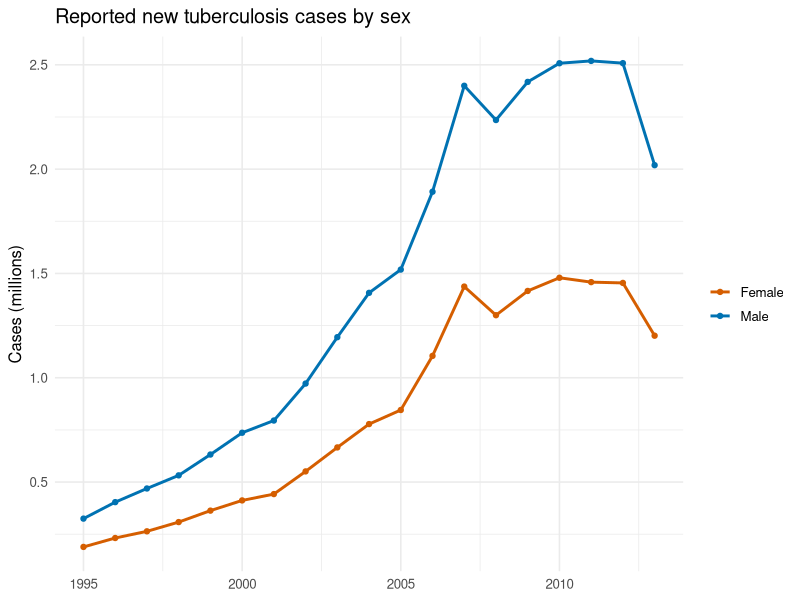
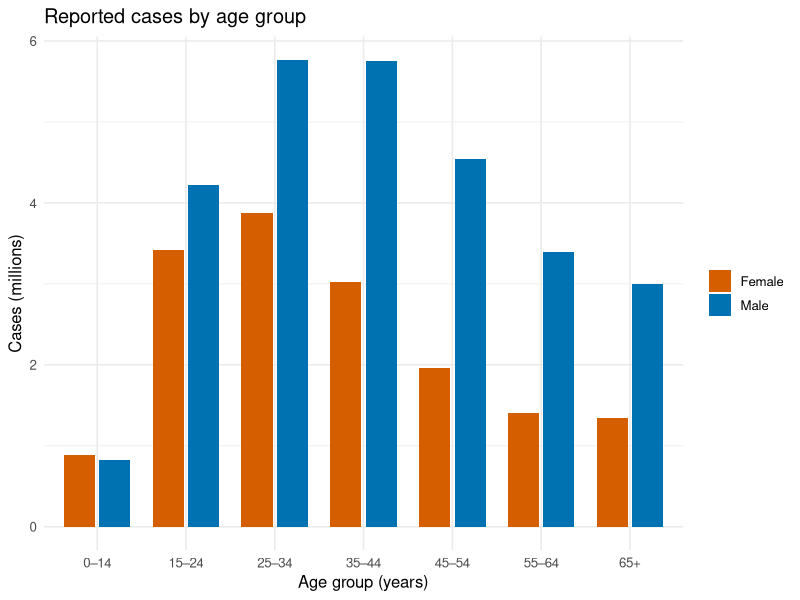
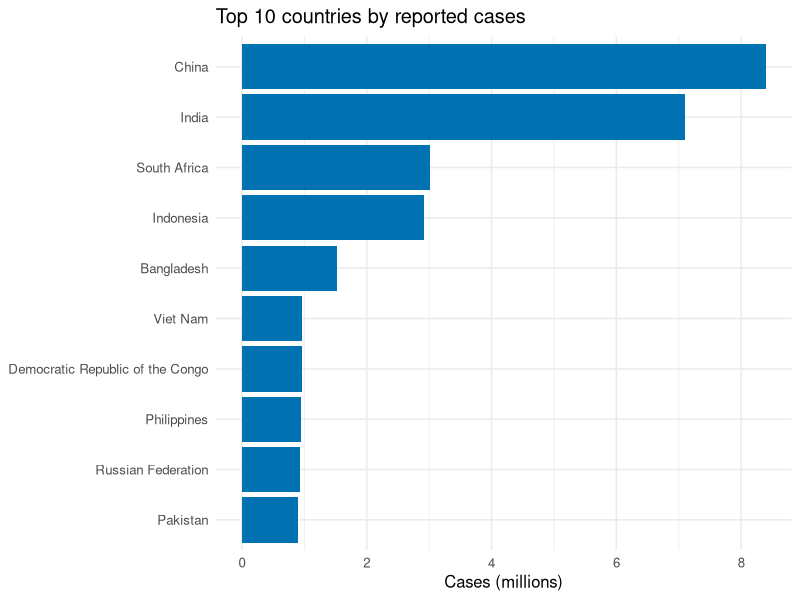

R code for these plots, in order:
## ---- chunk 1
knitr::opts_chunk$set(
  echo = TRUE, message = FALSE, warning = FALSE,
  fig.width = 7, fig.height = 4.5, dpi = 150, fig.path = "figures/"
)
## ---- chunk 2
library(tidyverse)
library(knitr)

theme_set(theme_minimal(base_size = 12))
## ---- chunk 3
who
dim(who)
## ---- chunk 4
who1 <- who |>
  pivot_longer(
    cols = new_sp_m014:newrel_f65,
    names_to = "key",
    values_to = "cases",
    values_drop_na = TRUE
  )

who1
## ---- chunk 5
who1 |> count(key)
## ---- chunk 6
who2 <- who1 |>
  mutate(key = str_replace(key, "newrel", "new_rel"))

who2 |> filter(str_detect(key, "rel")) |> distinct(key) |> head()
## ---- chunk 7
who3 <- who2 |>
  separate_wider_delim(key, delim = "_", names = c("new", "type", "sexage"))

who3
## ---- chunk 8
who3 |> count(new)

who4 <- who3 |>
  select(-new, -iso2, -iso3)
## ---- chunk 9
who5 <- who4 |>
  separate_wider_regex(sexage, patterns = c(sex = "[mf]", age = ".*"))

who5
## ---- chunk 10
age_labels <- c("014" = "0–14", "1524" = "15–24", "2534" = "25–34", "3544" = "35–44",
                "4554" = "45–54", "5564" = "55–64", "65" = "65+")

type_labels <- c(sp = "Smear-positive", sn = "Smear-negative",
                 ep = "Extrapulmonary", rel = "Relapse")

who_tidy <- who5 |>
  mutate(
    type = factor(type_labels[type], levels = type_labels),
    sex  = factor(sex, levels = c("f", "m"), labels = c("Female", "Male")),
    age  = factor(age_labels[age], levels = age_labels)
  )

who_tidy
## ---- chunk 11
who_tidy_pipeline <- who |>
  pivot_longer(new_sp_m014:newrel_f65, names_to = "key",
               values_to = "cases", values_drop_na = TRUE) |>
  mutate(key = str_replace(key, "newrel", "new_rel")) |>
  separate_wider_delim(key, delim = "_", names = c("new", "type", "sexage")) |>
  select(-new, -iso2, -iso3) |>
  separate_wider_regex(sexage, patterns = c(sex = "[mf]", age = ".*"))

# Same result as the step-by-step version
nrow(who_tidy_pipeline) == nrow(who5)
## ---- chunk 12
tibble(
  dataset = c("Raw (who)", "Tidy (who_tidy)"),
  rows    = c(nrow(who), nrow(who_tidy)),
  columns = c(ncol(who), ncol(who_tidy))
) |> kable(format.args = list(big.mark = ","))
## ---- chunk 13
who_tidy |>
  filter(year >= 1995) |>
  group_by(year, sex) |>
  summarise(cases = sum(cases), .groups = "drop") |>
  ggplot(aes(year, cases / 1e6, color = sex)) +
  geom_line(linewidth = 1) +
  geom_point(size = 1.5) +
  scale_color_manual(values = c(Female = "#D55E00", Male = "#0072B2")) +
  labs(title = "Reported new tuberculosis cases by sex",
       x = NULL, y = "Cases (millions)", color = NULL)
## ---- chunk 14
male_share <- who_tidy |>
  group_by(sex) |>
  summarise(cases = sum(cases)) |>
  mutate(share = cases / sum(cases)) |>
  filter(sex == "Male") |>
  pull(share)
## ---- chunk 15
who_tidy |>
  group_by(age, sex) |>
  summarise(cases = sum(cases), .groups = "drop") |>
  ggplot(aes(age, cases / 1e6, fill = sex)) +
  geom_col(position = position_dodge(width = 0.8), width = 0.7) +
  scale_fill_manual(values = c(Female = "#D55E00", Male = "#0072B2")) +
  labs(title = "Reported cases by age group",
       x = "Age group (years)", y = "Cases (millions)", fill = NULL)
## ---- chunk 16
top_countries <- who_tidy |>
  group_by(country) |>
  summarise(cases = sum(cases)) |>
  slice_max(cases, n = 10)

top_countries |>
  ggplot(aes(cases / 1e6, fct_reorder(country, cases))) +
  geom_col(fill = "#0072B2") +
  labs(title = "Top 10 countries by reported cases",
       x = "Cases (millions)", y = NULL)
## ---- chunk 17
top_share <- sum(top_countries$cases) / sum(who_tidy$cases)
